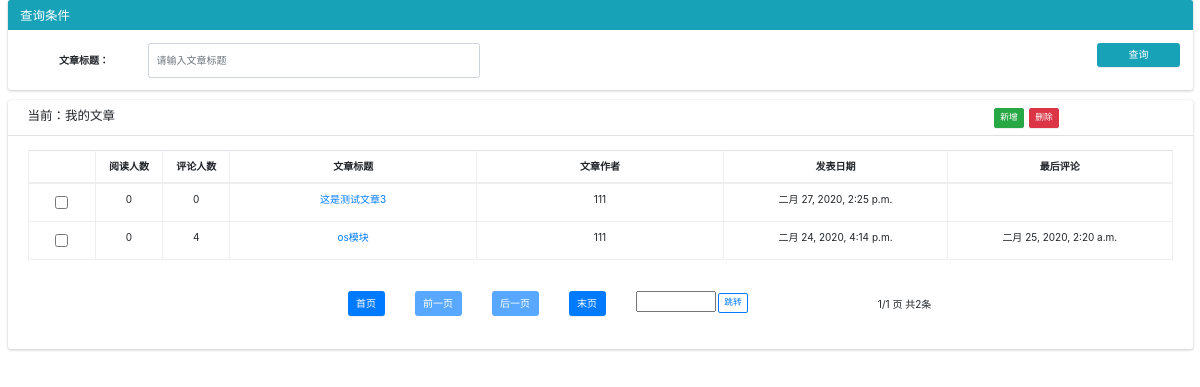
/myPost/ (signed in), run on the app's committed database.
### app01/models.py (models this page shows)
class Article(models.Model):
    postTitle = models.CharField(max_length=16)
    postText = models.TextField()
    postPageviews = models.IntegerField(default=0)
    postAudio = models.CharField(max_length=255)
    postTime = models.DateTimeField(auto_now=True)
    user = models.ForeignKey(User, on_delete=models.CASCADE)
    status = models.IntegerField(default=1)

class Comment(models.Model):
    cmText = models.TextField()
    cmAudio = models.CharField(max_length=255)
    cmTime = models.DateTimeField(auto_now=True)
    cm_article = models.ForeignKey(Article, on_delete=models.CASCADE)
    cm_user = models.ForeignKey(User, on_delete=models.CASCADE)
    support = models.IntegerField(default=0)
    status = models.IntegerField(default=1)

### app01/views.py (the view, shortened to what this page needs)
# urls.py: path('myPost/', views.myPostView.as_view()),
class myPostView(APIView):
    @method_decorator(check_login)
    def dispatch(self, request, *args, **kwargs):
        return super().dispatch(request, *args, **kwargs)
    def get(self, request, *args, **kwargs):
        user_id = request.session.get("user_id")
        postTitle = request.GET.get("postTitle")
        if postTitle:
            articles = Article.objects.filter(postTitle__contains=postTitle, user__id=user_id, status=1).values("id",
                                                                                                                "postTitle",
                                                                                                                "postPageviews",
                                                                                                                "postTime",
                                                                                                                "status",
                                                                                                                "user__userName")
        else:
            articles = Article.objects.filter(user__id=user_id, status=1).values("id", "postTitle", "postPageviews",
                                                                                 "postTime", "status", "user__userName")
        for article in articles:
            print(article)
            comment = Comment.objects.filter(cm_article=article["id"]).order_by("cmTime")
            if comment:
                article["cmPeople"] = comment.count()
                article["cmNewTime"] = comment.first().cmTime
            else:
                article["cmPeople"] = 0
        current_page = request.GET.get('page')
        paginator = Paginator(articles, 10)
        try:
            post = paginator.page(current_page)
        except PageNotAnInteger or EmptyPage as e:
            print(e)
            post = paginator.page(1)
        return render(request, "myPost.html", {"post": post, "searchName": postTitle})

### app01/views.py (called while the page is built)
def check_login(func):
    def wrapper(request, *args, **kwargs):
        user = request.session.get("username")
        print(user)
        if not user:
            return redirect("/login/")
        return func(request, *args, **kwargs)
    return wrapper

### templates/myPost.html (shortened to what this page needs)
<!DOCTYPE html>
<html style="height: auto;">
<head>
    <link rel="stylesheet" href="/static/css/default/bootstrap/bootstrap.css">
    <link rel="stylesheet" href="/static/comp/fontawesome/css/font-awesome.min.css">
    <link rel="stylesheet" href="/static/comp/ionicons/css/ionicons.min.css">
    <link rel="stylesheet" href="/static/comp/adminlte/css/adminlte.css">
    <link rel="stylesheet" href="/static/css/default/mask.css"/>
</head>
<body style="height: auto;">
<div class="container-fluid" id="POST_LIST_DIV_ID">
    <div class="row">
        <div class="col-md-12" style="">
            <div class="card card-info">
                <div class="card-header">
                    <h3 class="card-title">查询条件</h3>
                </div>
                <div class="card-body">
                    <div class="row">
                        <div class="col-md-11">
                            <div class="form-inline">
                                <div class="form-group col-md-4">
                                    <label for="SEARCH_ORG_NAME" class="col-md-4">文章标题：</label>
                                    <div class="col-md-8">
                                        <input type="text" id="SEARCH_POST_NAME" name="SEARCH_POST_NAME" size="45"
                                               value="{% if searchName %}{{ searchName }}{% endif %}" class="form-control" placeholder="请输入文章标题">
                                    </div>
                                </div>
                            </div>
                        </div>
                        <div class="col-md-1">
                            <button class="btn btn-block btn-info" onclick="searchByPostName()">查询</button>
                        </div>
                    </div>
                </div>
            </div>
        </div>
    </div>
    <div class="row">
        <div class="col-12">
            <div class="card">
                <div class="card-header" style="width:100%">
                    <h3 class="card-title col-md-3">当前：<span id="LABLE_FATHER_ORG_NAME">我的文章</span></h3>
                    <div class="col-md-2 col-md-offset-7" id="postAddAndDeleteDiv">
                        <button class="btn  btn-success btn-sm" type="button" onclick="ADD_POST()">新增</button>&nbsp;&nbsp;<button
                            class="btn  btn-danger btn-sm" type="button" onclick="DELETE_POST()">删除
                    </button>
                    </div>
                </div>
                <div class="card-body">
                    <div id="example2_wrapper" class="dataTables_wrapper container-fluid dt-bootstrap4">
                        <div class="row">
                            <div class="col-sm-12 col-md-6"></div>
                            <div class="col-sm-12 col-md-6"></div>
                        </div>
                        <div class="row">
                            <div class="col-sm-12">
                                <table id="example2" class="table table-bordered table-hover dataTable" role="grid">
                                    <thead>
                                    <tr role="row">
                                        <th style="text-align:center;" class="sorting" rowspan="1" colspan="1"></th>
                                        <th style="text-align:center;" class="sorting" rowspan="1" colspan="1">阅读人数</th>
                                        <th style="text-align:center;" class="sorting" rowspan="1" colspan="1">评论人数</th>
                                        <th style="text-align:center;" class="sorting" rowspan="1" colspan="1">文章标题</th>
                                        <th style="text-align:center;" class="sorting" rowspan="1" colspan="1">文章作者</th>
                                        <th style="text-align:center;" class="sorting" rowspan="1" colspan="1">发表日期</th>
                                        <th style="text-align:center;" class="sorting" rowspan="1" colspan="1">最后评论</th>
                                    </tr>
                                    </thead>
                                    <tbody id="POST_LIST_TBODY_ID">
                                    {% for article in post.object_list %}
                                     <tr bgcolor="#FFFFFF">
                                        <td align="center" width="20"><input name="DELETE_CHECK_NAME" type="checkbox"
                                                                             value="{{ article.id }}">
                                        </td>
                                        <td valign="center" align="center" width="30">{{ article.postPageviews}}</td>
                                        <td valign="center" align="center" width="30">{{ article.cmPeople }}</td>
                                        <td valign="center" align="center" width="110"><a href=""
                                                                                          onclick="post_detailed({{ article.id }}); return false;">{{ article.postTitle }}</a>
                                        </td>
                                        <td valign="center" align="center" width="110">{{article.user__userName}}</td>
                                        <td valign="center" align="center" width="100">{{ article.postTime }}</td>
                                        <td valign="center" align="center" width="100">{{ article.cmNewTime }}</td>
                                    </tr>
                                    {% endfor %}
                                    </tbody>
                                </table>
                            </div>
                        </div>
                        <div class="row">
                            <div class="col-sm-12 col-md-9 col-md-offset-3">
                                <div class="dataTables_paginate paging_simple_numbers">
                                    <ul class="pagination" id="PAGE_ID">
                                        <li style="margin-left: 30px">
                                            <button class="btn btn-primary" type="button"
                                                    onclick="JumpPage(1)">首页
                                            </button>
                                        </li>
                                        <li style="margin-left: 30px">
                                            {% if post.has_previous %}
                                            <button class="btn btn-primary" type="button"
                                                    onclick="JumpPage({{ post.previous_page_number }})">前一页
                                            </button>
                                                {% else %}
                                           <button class="btn btn-primary" type="button"
                                                    disabled="disabled">前一页
                                            </button>
                                            {% endif %}
                                        </li>
                                        <li style="margin-left: 30px">
                                            {% if post.has_next %}
                                            <button class="btn btn-primary" type="button"
                                                    onclick="JumpPage({{ post.next_page_number }})">后一页
                                            </button>
                                                {% else %}
                                           <button class="btn btn-primary" type="button"
                                                    disabled="disabled">后一页
                                            </button>
                                            {% endif %}
                                        </li>
                                        <li style="margin-left: 30px">
                                            <button class="btn btn-primary" type="button"
                                                    onclick="JumpPage({{ post.paginator.num_pages }})">末页
                                            </button>
                                        </li>
                                        <li style="margin-left: 30px"><input id="JUMP_INPUT_ID" type="text"
                                                                             style="display:inline;width:80px" size="6">
                                            <button class="btn btn-sm btn-outline-primary"
                                                    onclick="GOTO_POST_PAGE({{ post.paginator.num_pages }});return false;">跳转
                                            </button>
                                        </li>
                                        <li style="margin-left: 30px">
                                            <div class="dataTables_info" style="margin-top: 6px;margin-left: 100px">
                                                <span>{{post.number}}/{{post.paginator.num_pages}} 页</span> <span>共{{ post.paginator.count }}条</span></div>
                                        </li>
                                    </ul>
                                </div>
                            </div>
                        </div>
                    </div>
                </div>
            </div>
        </div>
    </div>
</div>
</body>
</html>

### data on the page
Article: postPageviews "0", cmPeople "0", postTitle "这是测试文章3", user__userName "111", postTime "二月 27, 2020, 2:25 p.m."
Article: postPageviews "0", cmPeople "4", postTitle "os模块", user__userName "111", postTime "二月 24, 2020, 4:14 p.m.", cmNewTime "二月 25, 2020, 2:20 a.m."

### other printed values
{{ post.number }} "1"
{{ post.paginator.num_pages }} "1"
{{ post.paginator.count }} "2"
